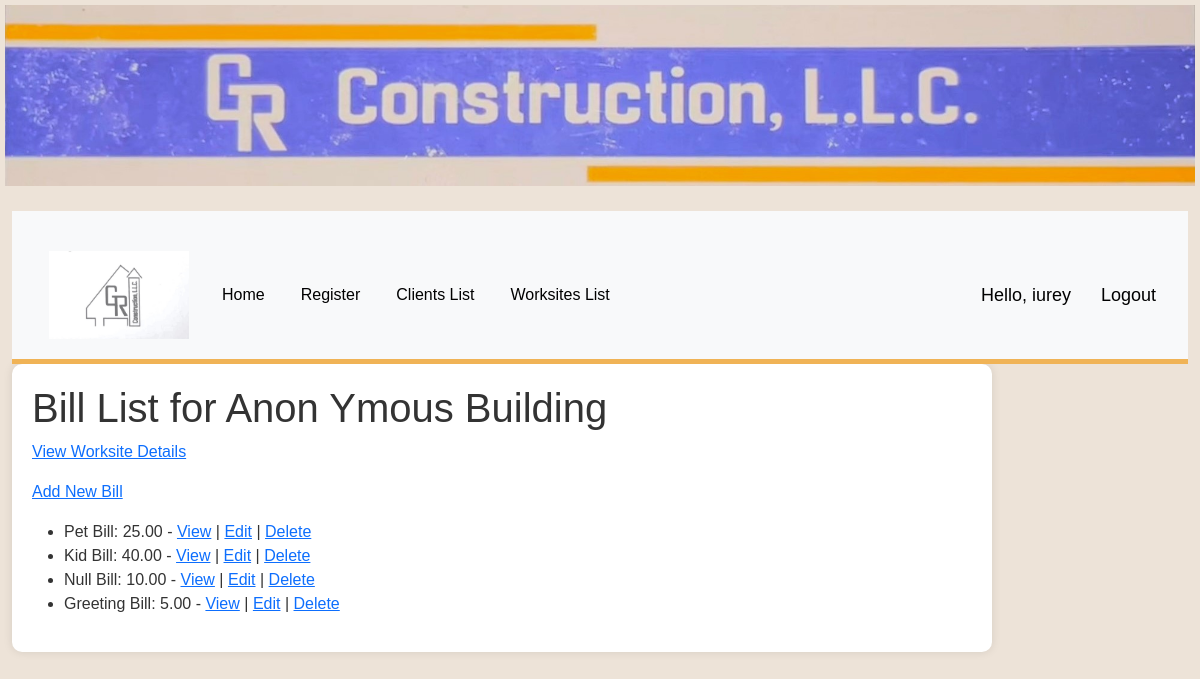
/worksites/1/bills/ (signed in), run on an earlier commit of the app's database.
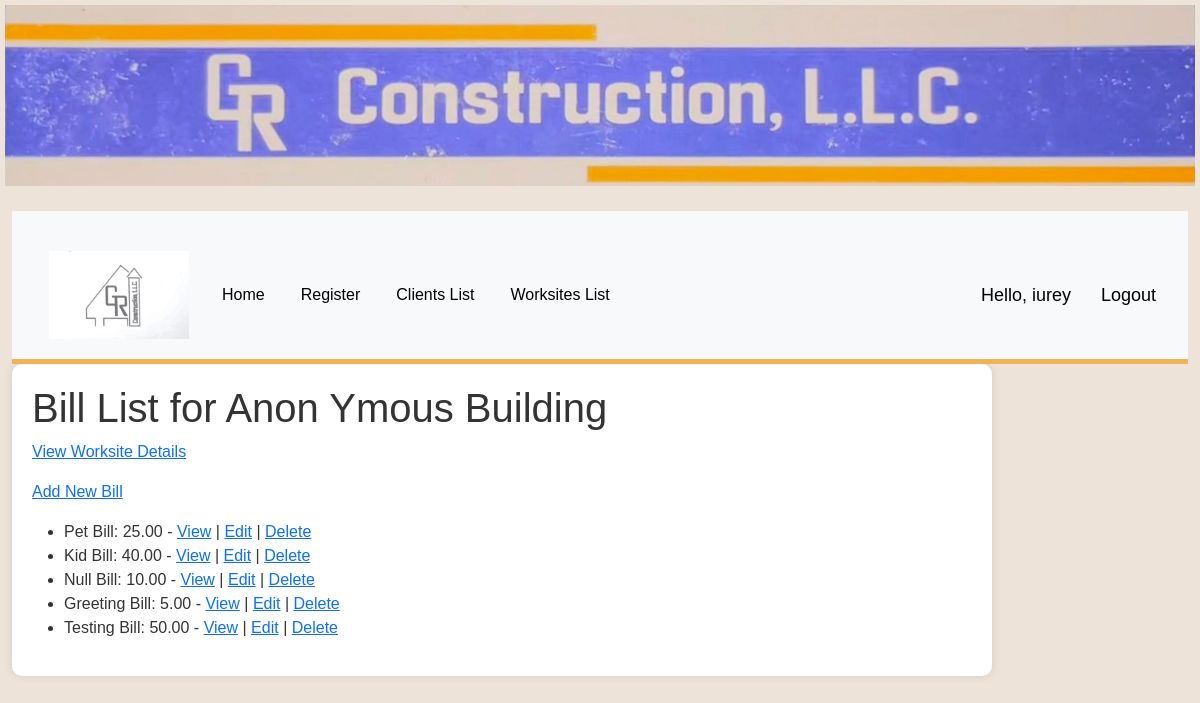
And on a later commit of the database.
### gr_construction_web/models.py (models this page shows, shortened)
class Bill(models.Model):
    title = models.CharField(max_length=200)
    amount = models.DecimalField(max_digits=10, decimal_places=2)
    worksite = models.ForeignKey(WorkSite, on_delete=models.CASCADE, related_name='bills', null=True)
    date = models.DateField(_("Date"), default=date.today)

### gr_construction_web/views.py (the view)
# urls.py: path('worksites/<int:worksite_id>/bills/', views.bill_list, name='bill-list'),
@login_required(login_url='login')
def bill_list(request, worksite_id):
    worksite = get_object_or_404(WorkSite, pk=worksite_id)
    bills = worksite.bills.all()
    context = {
        'bills': bills,
        'worksite': worksite
    }
    return render(request, 'gr_construction_web/bill_list.html', context)

### gr_construction_web/templates/gr_construction_web/bill_list.html (shortened to what this page needs)
{% extends "gr_construction_web/base_template.html" %}
{% block content %}
<!DOCTYPE html>
<html lang="en">
<head>
</head>
<body>
    <h1>Bill List for {{ worksite.title }}</h1>
    <p><a href="{% url 'worksite-detail' worksite.id %}">View Worksite Details</a></p>
    <p><a href="{% url 'add-bill' worksite.id %}">Add New Bill</a></p>
    <ul>
        {% for bill in bills %}
        <li>
            {{ bill.title }}: {{ bill.amount }} - <a href="{% url 'bill-detail' bill.id %}">View</a>
            | <a href="{% url 'bill-edit' bill.id %}">Edit</a>
            | <a href="{% url 'bill-delete' bill.id %}">Delete</a>
        </li>
        {% endfor %}
    </ul>
</body>
</html>
{% endblock %}

What changed in the data, as far as the page shows it:
added Bill: title "Testing Bill", amount "50.00"
